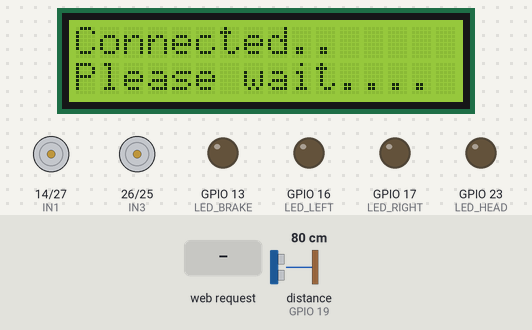
Bench run of a sketch on a simulated ESP32. Shown: 16×2 character LCD, motor-driver pin pairs drawn as motors (green arrow = first pin HIGH = forward, orange = second pin HIGH = backward, longer = more drive, scaled by the enable pin), output pins drawn as LEDs (lit = HIGH). Wiring (inferred from the names in the program): ultrasonic range finder: trigger GPIO 18; echo GPIO 19. Inputs (shaded band) come from the test bench; at power-on: distance to the obstacle (sensor on GPIO 19) 80 cm. The echo pulse lasts 58.3 µs per cm; pins used as bus, display or sensor lines are not drawn.

Above: at 2.7 s.
2.8 s: HTTP request GET /mode?dir=120&state=120&auto=120 received
At 3.3 s:
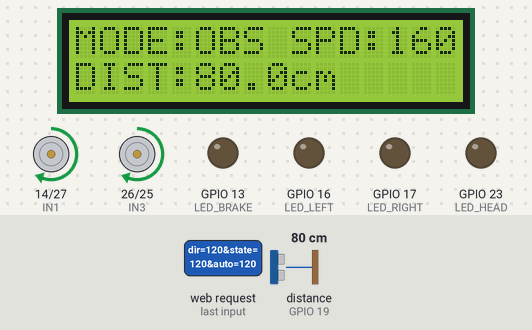
4.3 s: distance to the obstacle (sensor on GPIO 19) set to 120 cm
At 5.0 s:
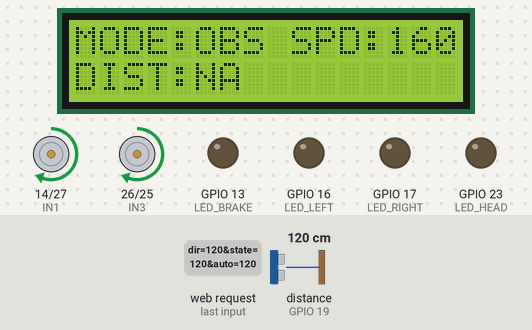
6.1 s: HTTP request GET /mode received
At 6.6 s:
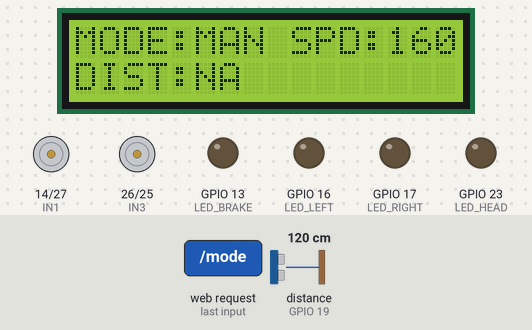
7.6 s: distance to the obstacle (sensor on GPIO 19) set to 2 cm
At 9.1 s:
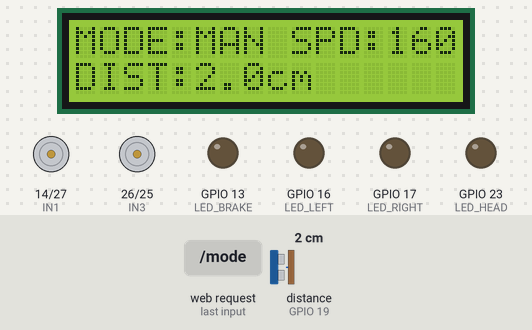
9.4 s: HTTP request GET /mode?dir=1&state=1&auto=1 received
At 11.1 s:
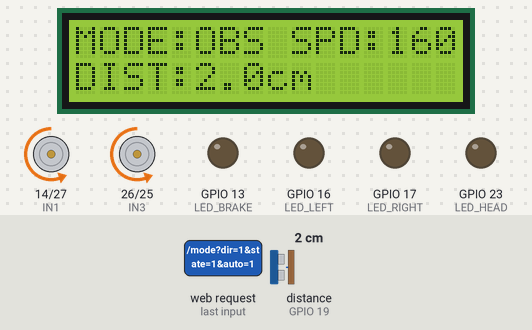
11.5 s: distance to the obstacle (sensor on GPIO 19) set to 19 cm
At 13.0 s:
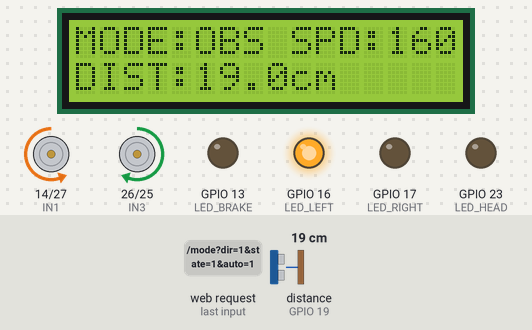
13.3 s: distance to the obstacle (sensor on GPIO 19) set to 23 cm
Timing chart, 0 to 18.9 s (numbered marks = the images above; inputs shaded):
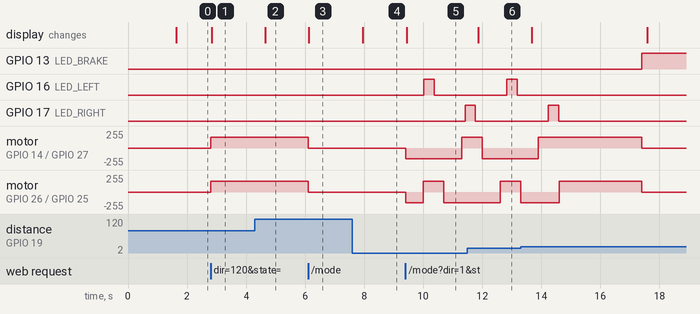

The sketch:

11-23.ino
```cpp
#include <WiFi.h>
#include <WebServer.h>

// ===== LCD 16x2 I2C =====
#include <Wire.h>
#include <LiquidCrystal_I2C.h>

LiquidCrystal_I2C lcd(0x27, 16, 2);

// ================= WiFi =================
const char* apSsid = "ESP";
const char* apPassword = "326681285577";
WebServer server(80);

// ================= L298N =================
#define IN1 14
#define IN2 27
#define IN3 26
#define IN4 25
#define ENA_PIN 33
#define ENB_PIN 32

// ================= PWM =================
const int PWM_FREQ = 5000;
const int PWM_RES  = 8;
const int CH_A = 0;
const int CH_B = 1;

// ================= Speed (ONE SPEED FOR ALL MODES) =================
uint8_t carSpeed = 160;            // slider controls this
const uint8_t MIN_SPEED = 160;     // car starts moving from 160
const uint8_t MAX_SPEED = 255;

// ================= Ultrasonic =================
#define TRIG_PIN 18
#define ECHO_PIN 19

// ===== Ultrasonic NON-BLOCKING CACHE =====
float cachedDistance = -1;
unsigned long lastUltrasonicRead = 0;
const unsigned long ULTRA_INTERVAL = 70; // ms


// ================= LED PINS =================
#define LED_LEFT   16   // left indicator
#define LED_RIGHT  17   // right indicator
#define LED_HEAD   23   // headlight
#define LED_BRAKE  13   // brake light

// ================= Flags =================
bool forwardCmd = false;
bool backCmd = false;
bool leftCmd = false;
bool rightCmd = false;

bool obstacleMode = false;
bool followMode = false;

// ================= Auto Obstacle =================
enum AutoState { AUTO_IDLE,
                 AUTO_FORWARD,
                 AUTO_BACKWARD,
                 AUTO_TURN };
AutoState autoState = AUTO_IDLE;

unsigned long autoStateStart = 0;
bool turnLeftNext = true;

const unsigned long BACK_TIME = 600;
const unsigned long TURN_TIME = 700;
const float OBSTACLE_DIST_CM = 20.0;

// ================ LCD UPDATE TIMER =================
unsigned long lastLcdUpdate = 0;
const unsigned long LCD_INTERVAL = 300; // ms

// ================ Connection Status (Web Client) =================
unsigned long lastClientSeen = 0;
bool clientConnected = false;
bool prevClientConnected = false;

// since we use ping every 1 sec
const unsigned long DISCONNECT_TIMEOUT = 8000; //  8 seconds

unsigned long statusMsgStart = 0;
String statusMsg = "";
const unsigned long STATUS_MSG_TIME = 1200; // ms

// ================= Indicator Control =================
// Manual toggles
bool headlightOn = false;
bool manualLeftInd = false;
bool manualRightInd = false;
bool hazardOn = false;

// Blinking timer
unsigned long lastBlink = 0;
const unsigned long BLINK_INTERVAL = 350; // ms
bool blinkState = false;

// In auto mode, show turning indicator
enum IndMode { IND_OFF, IND_LEFT, IND_RIGHT, IND_HAZARD };
IndMode activeIndicator = IND_OFF;

//Brake light memory (ON only when STOP button pressed)
bool brakeByStopButton = false;

// ================= HTML =================
const char index_html[] PROGMEM = R"=====(<!DOCTYPE html>
<html>
<head>
<meta name="viewport" content="width=device-width, initial-scale=1">
<style>
body{background:#111;color:#fff;font-family:Arial;text-align:center}
.btn{padding:16px 22px;margin:6px;border:none;border-radius:10px;background:#333;color:#fff;font-size:15px}
.btn:active{background:#555}
.sliderBox{width:90%;max-width:420px;margin:auto;padding:10px;background:#222;border-radius:12px}
input[type=range]{width:100%}
.value{font-size:18px;margin-top:8px}
.small{font-size:12px;color:#aaa}
hr{border:0;height:1px;background:#333;margin:16px 0}
</style>
</head>
<body>

<h2>Welcome to ESP car Remote.</h2>

<button class="btn" onmousedown="cmd('f',1)" onmouseup="cmd('f',0)" ontouchstart="cmd('f',1)" ontouchend="cmd('f',0)">Forward</button><br>

<button class="btn" onmousedown="cmd('l',1)" onmouseup="cmd('l',0)" ontouchstart="cmd('l',1)" ontouchend="cmd('l',0)">Left</button>
<button class="btn" onclick="cmd('s',1)">Stop</button>
<button class="btn" onmousedown="cmd('r',1)" onmouseup="cmd('r',0)" ontouchstart="cmd('r',1)" ontouchend="cmd('r',0)">Right</button><br>

<button class="btn" onmousedown="cmd('b',1)" onmouseup="cmd('b',0)" ontouchstart="cmd('b',1)" ontouchend="cmd('b',0)">Backward</button>

<br><br>

<div class="sliderBox">
  <h3>Speed Control (All Modes)</h3>
  <input type="range" min="160" max="255" value="160" id="spd" oninput="setSpeed(this.value)">
  <div class="value">Speed: <span id="spdVal">160</span></div>
  <div class="small">Range: 160 - 255</div>
</div>

<hr>

<h3>Lights</h3>

<button class="btn" onclick="toggleHead(1)">Headlight ON</button>
<button class="btn" onclick="toggleHead(0)">Headlight OFF</button><br>

<button class="btn" onclick="toggleInd('L',1)">Left ON</button>
<button class="btn" onclick="toggleInd('L',0)">Left OFF</button><br>

<button class="btn" onclick="toggleInd('R',1)">Right ON</button>
<button class="btn" onclick="toggleInd('R',0)">Right OFF</button><br>

<button class="btn" onclick="haz(1)">HAZARD ON</button>
<button class="btn" onclick="haz(0)">HAZARD OFF</button>

<hr>

<h3>Obstacle Avoid Mode</h3>
<button class="btn" onclick="mode(1)">ON</button>
<button class="btn" onclick="mode(0)">OFF</button>

<hr>

<h3>Follow Mode</h3>
<button class="btn" onclick="follow(1)">ON</button>
<button class="btn" onclick="follow(0)">OFF</button>

<script>
function cmd(d,s){ fetch(`/cmd?dir=${d}&state=${s}`); }
function mode(v){ fetch(`/mode?auto=${v}`); }
function follow(v){ fetch(`/follow?f=${v}`); }

function setSpeed(v){
  document.getElementById("spdVal").innerText = v;
  fetch(`/speed?val=${v}`);
}

// Headlight
function toggleHead(v){ fetch(`/head?on=${v}`); }

// Indicator L/R
function toggleInd(side, v){ fetch(`/ind?side=${side}&on=${v}`); }

// Hazard
function haz(v){ fetch(`/haz?on=${v}`); }

// HEARTBEAT PING (every 1 sec)
setInterval(()=>{ fetch('/ping'); }, 1000);
</script>

</body>
</html>)=====";

// ================= Motor =================
void setMotorSpeed(uint8_t l, uint8_t r) {
  ledcWrite(CH_A, l);
  ledcWrite(CH_B, r);
}

void brakeLight(bool on) {
  digitalWrite(LED_BRAKE, on ? HIGH : LOW);
}

void driveStop() {
  digitalWrite(IN1, LOW);
  digitalWrite(IN2, LOW);
  digitalWrite(IN3, LOW);
  digitalWrite(IN4, LOW);
  setMotorSpeed(0, 0);

  // do NOT force brake light here
  // brake light only controlled by STOP button
}

void driveForward(uint8_t s) {
  digitalWrite(IN1, HIGH);
  digitalWrite(IN2, LOW);
  digitalWrite(IN3, HIGH);
  digitalWrite(IN4, LOW);
  setMotorSpeed(s, s);

  // moving -> brake off
  brakeByStopButton = false;
  brakeLight(false);
}

void driveBackward(uint8_t s) {
  digitalWrite(IN1, LOW);
  digitalWrite(IN2, HIGH);
  digitalWrite(IN3, LOW);
  digitalWrite(IN4, HIGH);
  setMotorSpeed(s, s);

  // moving -> brake off
  brakeByStopButton = false;
  brakeLight(false);
}

void driveLeft(uint8_t s) {
  digitalWrite(IN1, LOW);
  digitalWrite(IN2, HIGH);
  digitalWrite(IN3, HIGH);
  digitalWrite(IN4, LOW);
  setMotorSpeed(s, s);

  // moving -> brake off
  brakeByStopButton = false;
  brakeLight(false);
}

void driveRight(uint8_t s) {
  digitalWrite(IN1, HIGH);
  digitalWrite(IN2, LOW);
  digitalWrite(IN3, LOW);
  digitalWrite(IN4, HIGH);
  setMotorSpeed(s, s);

  // moving -> brake off
  brakeByStopButton = false;
  brakeLight(false);
}

// ================= Ultrasonic =================
float getDistanceCm() {
  digitalWrite(TRIG_PIN, LOW);
  delayMicroseconds(2);
  digitalWrite(TRIG_PIN, HIGH);
  delayMicroseconds(10);
  digitalWrite(TRIG_PIN, LOW);

  unsigned long d = pulseIn(ECHO_PIN, HIGH, 30000);
  if (d == 0) return -1;

  return d * 0.0343 / 2;
}

void updateUltrasonic() {
  unsigned long now = millis();
  if (now - lastUltrasonicRead < ULTRA_INTERVAL) return;

  lastUltrasonicRead = now;

  digitalWrite(TRIG_PIN, LOW);
  delayMicroseconds(2);
  digitalWrite(TRIG_PIN, HIGH);
  delayMicroseconds(10);
  digitalWrite(TRIG_PIN, LOW);

  unsigned long d = pulseIn(ECHO_PIN, HIGH, 6000); // shorter timeout
  if (d == 0) cachedDistance = -1;
  else cachedDistance = d * 0.0343 / 2;
}


// ================= Indicators Logic =================
void computeActiveIndicator() {
  // Headlight direct
  digitalWrite(LED_HEAD, headlightOn ? HIGH : LOW);

  // Hazard has highest priority
  if (hazardOn) {
    activeIndicator = IND_HAZARD;
    return;
  }

  // Obstacle mode auto direction indicator
  if (obstacleMode) {
  if (autoState == AUTO_TURN) {
    activeIndicator = (turnLeftNext ? IND_LEFT : IND_RIGHT);
  } else {
    activeIndicator = IND_OFF;
  }
  return;
}


  // Follow mode no indicators
  if (followMode) {
    activeIndicator = IND_OFF;
    return;
  }

  // Manual mode buttons
  if (manualLeftInd && manualRightInd) activeIndicator = IND_HAZARD;
  else if (manualLeftInd) activeIndicator = IND_LEFT;
  else if (manualRightInd) activeIndicator = IND_RIGHT;
  else activeIndicator = IND_OFF;
}

void updateIndicatorBlink() {
  unsigned long now = millis();

  if (now - lastBlink >= BLINK_INTERVAL) {
    lastBlink = now;
    blinkState = !blinkState;
  }

  if (activeIndicator == IND_OFF) {
    digitalWrite(LED_LEFT, LOW);
    digitalWrite(LED_RIGHT, LOW);
  } else if (activeIndicator == IND_LEFT) {
    digitalWrite(LED_LEFT, blinkState ? HIGH : LOW);
    digitalWrite(LED_RIGHT, LOW);
  } else if (activeIndicator == IND_RIGHT) {
    digitalWrite(LED_LEFT, LOW);
    digitalWrite(LED_RIGHT, blinkState ? HIGH : LOW);
  } else if (activeIndicator == IND_HAZARD) {
    digitalWrite(LED_LEFT, blinkState ? HIGH : LOW);
    digitalWrite(LED_RIGHT, blinkState ? HIGH : LOW);
  }
}

// ================= Manual =================
void handleManual() {

  if (forwardCmd && leftCmd)        driveLeft(carSpeed);
  else if (forwardCmd && rightCmd)  driveRight(carSpeed);

  // 🔴 FIXED reverse steering
  else if (backCmd && leftCmd)      driveRight(carSpeed);
  else if (backCmd && rightCmd)     driveLeft(carSpeed);

  else if (forwardCmd)              driveForward(carSpeed);
  else if (backCmd)                 driveBackward(carSpeed);
  else if (leftCmd)                 driveLeft(carSpeed);
  else if (rightCmd)                driveRight(carSpeed);
  else driveStop();

  if (!forwardCmd && !backCmd && !leftCmd && !rightCmd && brakeByStopButton)
    brakeLight(true);
}


// ================= Obstacle =================
void handleObstacle() {
  unsigned long now = millis();

  // brake should not turn ON in auto mode
  brakeByStopButton = false;
  brakeLight(false);

  switch (autoState) {
    case AUTO_IDLE:
      autoState = AUTO_FORWARD;
      break;

    case AUTO_FORWARD: {
      float d = cachedDistance;
      if (d > 0 && d < OBSTACLE_DIST_CM) {
        driveStop();
        autoState = AUTO_BACKWARD;
        autoStateStart = now;
      } else {
        driveForward(carSpeed);
      }
    } break;

    case AUTO_BACKWARD:
      if (now - autoStateStart >= BACK_TIME) {
        autoState = AUTO_TURN;
        autoStateStart = now;
      } else {
        driveBackward(carSpeed);
      }
      break;

    case AUTO_TURN:

      if (turnLeftNext) driveLeft(carSpeed);
      else driveRight(carSpeed);

      if (now - autoStateStart >= TURN_TIME) {
        driveStop();
        turnLeftNext = !turnLeftNext;
        autoState = AUTO_FORWARD;
      }
      break;

  }
}

// ================= Follow =================
void handleFollow() {

  static int followState = 0; // -1 back, 0 stop, 1 forward
  float d = cachedDistance;

  if (d < 0) {
    driveStop();
    return;
  }

    // stable tracking (no dead zone freeze)
  if (d <= 18) followState = -1;
  else if (d >= 35) followState = 1;
  else followState = 0;


  if (followState == -1) driveBackward(carSpeed);
  else if (followState == 1) driveForward(carSpeed);
  else driveStop();
}


// ================= Connection Status =================
void updateClientStatus() {
  unsigned long now = millis();
  clientConnected = (now - lastClientSeen) < DISCONNECT_TIMEOUT;

  if (clientConnected != prevClientConnected) {

    if (clientConnected) {
      statusMsg = "Connected..";
    } else {
      statusMsg = "Disconnected..";

      // SAFETY STOP
      forwardCmd = backCmd = leftCmd = rightCmd = false;
      obstacleMode = false;
      followMode = false;
      driveStop();
      brakeLight(true);
    }

    prevClientConnected = clientConnected;
    statusMsgStart = now;
  }
}


// ================= LCD DISPLAY =================
void updateLCD() {
  float dist = cachedDistance;
  unsigned long now = millis();

  updateClientStatus();

  bool showStatusMsg = (statusMsg != "" && (now - statusMsgStart) < STATUS_MSG_TIME);

  if (!clientConnected) {
    lcd.setCursor(0, 0);
    lcd.print("Connecting....   ");
    lcd.setCursor(0, 1);
    lcd.print("Please wait....  ");
    return;
  }

  if (showStatusMsg) {
    lcd.setCursor(0, 0);
    lcd.print(statusMsg);
    lcd.print("            ");
    lcd.setCursor(0, 1);
    lcd.print("Please wait....  ");
    return;
  }

  lcd.setCursor(0, 0);
  lcd.print("MODE:");

  if (followMode) lcd.print("FOL ");
  else if (obstacleMode) lcd.print("OBS ");
  else lcd.print("MAN ");

  lcd.print("SPD:");
  lcd.print(carSpeed);
  lcd.print("   ");

  lcd.setCursor(0, 1);
  lcd.print("DIST:");
  if (dist < 0) {
    lcd.print("NA       ");
  } else {
    lcd.print(dist, 1);
    lcd.print("cm      ");
  }
}

// ================= HTTP =================
void handleRoot() {
  lastClientSeen = millis();
  server.send_P(200, "text/html", index_html);
}

void handleCmd() {
  lastClientSeen = millis();

  if (obstacleMode || followMode) {
    server.send(200, "text/plain", "IGNORED");
    return;
  }

  String d = server.arg("dir");
  bool p = server.arg("state").toInt();

  if (d == "f") {
    forwardCmd = p;
    if (p) { brakeByStopButton = false; brakeLight(false); }
  }
  else if (d == "b") {
    backCmd = p;
    if (p) { brakeByStopButton = false; brakeLight(false); }
  }
  else if (d == "l") {
    leftCmd = p;
    if (p) { brakeByStopButton = false; brakeLight(false); }
  }
  else if (d == "r") {
    rightCmd = p;
    if (p) { brakeByStopButton = false; brakeLight(false); }
  }
  else if (d == "s") {
    // STOP button pressed -> brake light ON
    forwardCmd = backCmd = leftCmd = rightCmd = false;
    driveStop();
    brakeByStopButton = true;
    brakeLight(true);
  }

  server.send(200, "text/plain", "OK");
}

void handleMode() {
  lastClientSeen = millis();

  obstacleMode = server.arg("auto").toInt();
  followMode = false;

  // disable brake when changing modes
  brakeByStopButton = false;
  brakeLight(false);

  autoState = AUTO_FORWARD;
  forwardCmd = backCmd = leftCmd = rightCmd = false;

  brakeByStopButton = false;
  digitalWrite(LED_BRAKE, LOW);

  driveStop();

  server.send(200, "text/plain", "OK");
}

void handleFollowHttp() {
  lastClientSeen = millis();

  followMode = server.arg("f").toInt();
  obstacleMode = false;

  // disable brake when changing modes
  brakeByStopButton = false;
  brakeLight(false);

  forwardCmd = backCmd = leftCmd = rightCmd = false;

  brakeByStopButton = false;
  digitalWrite(LED_BRAKE, LOW);

  driveStop();

  server.send(200, "text/plain", "OK");
}

void handleSpeed() {
  lastClientSeen = millis();

  int v = server.arg("val").toInt();
  if (v < MIN_SPEED) v = MIN_SPEED;
  if (v > MAX_SPEED) v = MAX_SPEED;

  carSpeed = (uint8_t)v;

  if(forwardCmd || backCmd || leftCmd || rightCmd || obstacleMode || followMode)
  setMotorSpeed(carSpeed, carSpeed);

  // FORCE immediate LCD refresh
  lastLcdUpdate = 0;
  updateLCD();

  server.send(200, "text/plain", "OK");
}


// Ping
void handlePing() {
  lastClientSeen = millis();

  // force connection active immediately
  if (!clientConnected) {
    forwardCmd = backCmd = leftCmd = rightCmd = false;
    obstacleMode = false;
    followMode = false;
    driveStop();
  }

  server.send(200, "text/plain", "PONG");
}


// Headlight
void handleHead() {
  lastClientSeen = millis();
  headlightOn = server.arg("on").toInt();
  server.send(200, "text/plain", "OK");
}

// Indicators (manual only)
void handleInd() {
  lastClientSeen = millis();

  if (obstacleMode || followMode) {
    server.send(200, "text/plain", "IGNORED");
    return;
  }

  String side = server.arg("side");
  bool on = server.arg("on").toInt();

  if (side == "L") {
    manualLeftInd = on;
    if (on) manualRightInd = false;   // FIX: turn OFF right
  }

  if (side == "R") {
    manualRightInd = on;
    if (on) manualLeftInd = false;    // FIX: turn OFF left
  }

  server.send(200, "text/plain", "OK");
}


//Hazard (works in any mode)
void handleHaz() {
  lastClientSeen = millis();
  bool on = server.arg("on").toInt();

  hazardOn = on;

  //FIX: when hazard turns OFF, clear indicators
  if (!on) {
    manualLeftInd = false;
    manualRightInd = false;
  }

  server.send(200, "text/plain", "OK");
}


// ================= SETUP =================
void setup() {
  Serial.begin(115200);

  // LED Pins
  pinMode(LED_LEFT, OUTPUT);
  pinMode(LED_RIGHT, OUTPUT);
  pinMode(LED_HEAD, OUTPUT);
  pinMode(LED_BRAKE, OUTPUT);

  digitalWrite(LED_LEFT, LOW);
  digitalWrite(LED_RIGHT, LOW);
  digitalWrite(LED_HEAD, LOW);
  digitalWrite(LED_BRAKE, LOW);

  // I2C init for LCD
  Wire.begin(21, 22);

  lcd.init();
  lcd.backlight();
  lcd.clear();

  // Starting message
  lcd.setCursor(0, 0);
  lcd.print("ESP32 ROBOT CAR");
  lcd.setCursor(0, 1);
  lcd.print("Starting...");
  delay(1500);
  lcd.clear();

  // Connection init
  lastClientSeen = millis();
  clientConnected = false;
  prevClientConnected = false;
  statusMsg = "";

  // Motor pins
  pinMode(IN1, OUTPUT);
  pinMode(IN2, OUTPUT);
  pinMode(IN3, OUTPUT);
  pinMode(IN4, OUTPUT);

  // PWM
  ledcSetup(CH_A, PWM_FREQ, PWM_RES);
  ledcAttachPin(ENA_PIN, CH_A);
  ledcSetup(CH_B, PWM_FREQ, PWM_RES);
  ledcAttachPin(ENB_PIN, CH_B);

  // Ultrasonic
  pinMode(TRIG_PIN, OUTPUT);
  pinMode(ECHO_PIN, INPUT);

  // WiFi AP
  WiFi.mode(WIFI_AP);
  WiFi.softAP(apSsid, apPassword);

  // Web routes
  server.on("/", handleRoot);
  server.on("/cmd", handleCmd);
  server.on("/mode", handleMode);
  server.on("/follow", handleFollowHttp);
  server.on("/speed", handleSpeed);
  server.on("/ping", handlePing);

  // LED routes
  server.on("/head", handleHead);
  server.on("/ind", handleInd);
  server.on("/haz", handleHaz);

  server.begin();
}

// ================= LOOP =================
void loop() {
  updateClientStatus();
  updateUltrasonic();

  server.handleClient();

  // Movement logic
  if (followMode) handleFollow();
  else if (obstacleMode) handleObstacle();
  else handleManual();

  // LED logic
  computeActiveIndicator();
  updateIndicatorBlink();

  // LCD update
  if (millis() - lastLcdUpdate > LCD_INTERVAL) {
    lastLcdUpdate = millis();
    updateLCD();
  }

}
```

Measured:
- after the input at 2.8 s, motor on GPIO 14 (IN1) / GPIO 27 (IN2), motor on GPIO 26 (IN3) / GPIO 25 (IN4): stopped → forward 159/255 at once; the display: changes at once (image 1)
- after the input at 4.3 s, the display: changes after 0.35 s (image 2)
- after the input at 6.1 s, motor on GPIO 14 (IN1) / GPIO 27 (IN2), motor on GPIO 26 (IN3) / GPIO 25 (IN4): forward 159/255 → stopped at once; the display: changes at once (image 3)
- after the input at 7.6 s, the display: changes after 0.36 s (image 4)
- after the input at 9.4 s, GPIO 16 (LED_LEFT): LOW → HIGH after 0.62 s, → LOW 0.35 s later; GPIO 17 (LED_RIGHT): LOW → HIGH after 2.0 s
- after the input at 11.5 s, the display: changes after 0.37 s (image 6)
- after the input at 13.3 s, GPIO 16 (LED_LEFT): stays LOW (without the input it goes to HIGH after 1.9 s); GPIO 17 (LED_RIGHT): goes on until 14.6 s, then stays LOW
